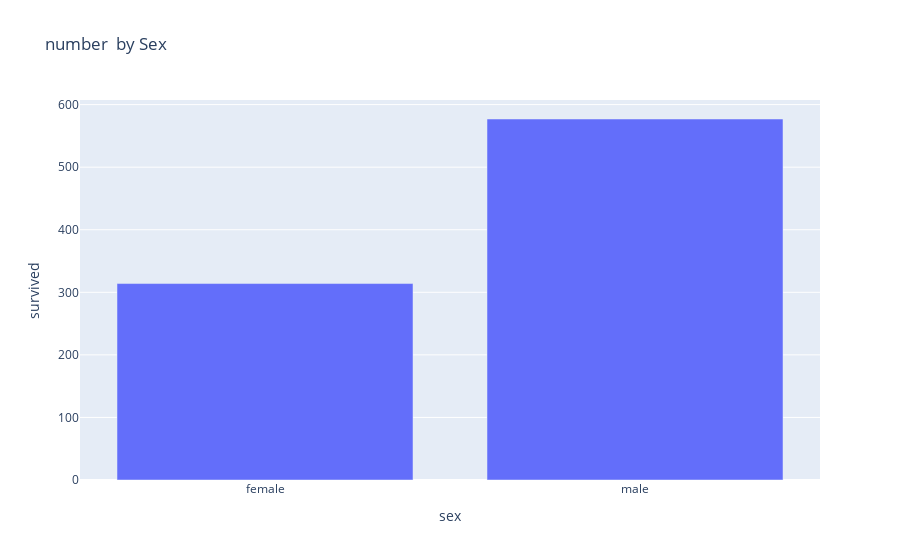

Here is the notebook cell this chart was saved with:
### Code cell
# Count passengers grouped by sex
sur_by_sex = df.groupby("sex")["survived"].count().reset_index()

fig = px.bar(sur_by_sex, x="sex", y="survived",
             title="number  by Sex",
             )
fig.show()

### Figure 1 — Plotly figure (JSON) as saved in the notebook; plotly's stock layout.template omitted (floating-point values rounded to 4 significant figures)
{"data": [{"hovertemplate": "sex=%{x}<br>survived=%{y}<extra></extra>", "legendgroup": "", "marker": {"color": "#636efa", "pattern": {"shape": ""}}, "name": "", "orientation": "v", "showlegend": false, "textposition": "auto", "type": "bar", "x": ["female", "male"], "xaxis": "x", "y": [314, 577], "yaxis": "y"}], "layout": {"barmode": "relative", "legend": {"tracegroupgap": 0}, "title": {"text": "number  by Sex"}, "xaxis": {"anchor": "y", "domain": [0, 1], "title": {"text": "sex"}}, "yaxis": {"anchor": "x", "domain": [0, 1], "title": {"text": "survived"}}}}
